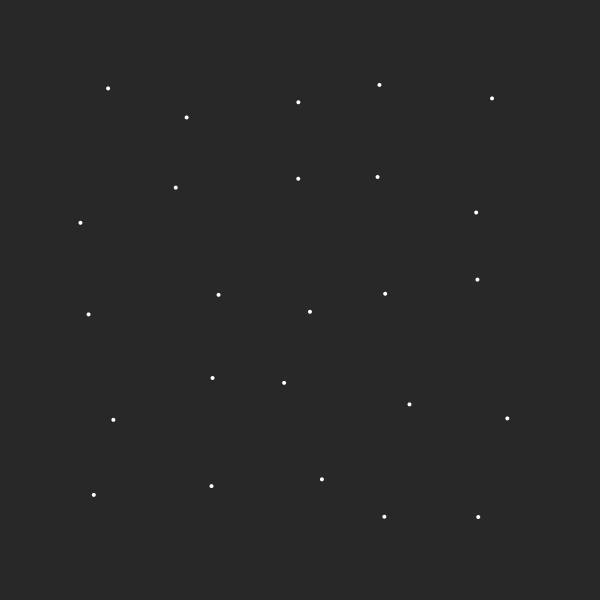
Frame 1 (no input)
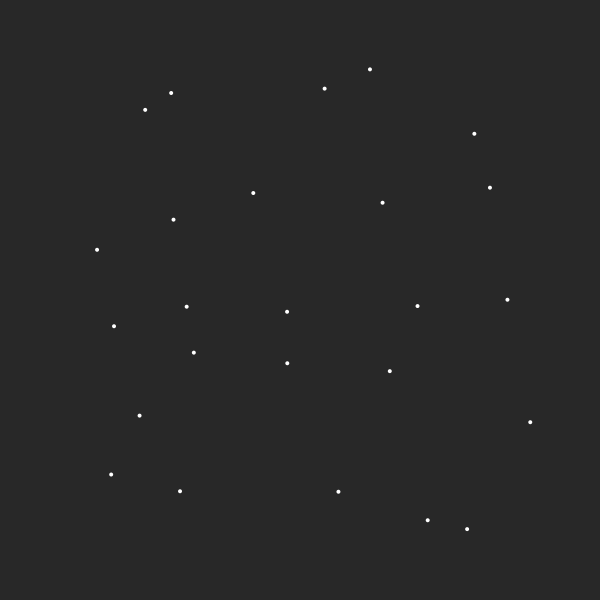
Frame 60 (the mouse pressed at the canvas centre just before this capture)
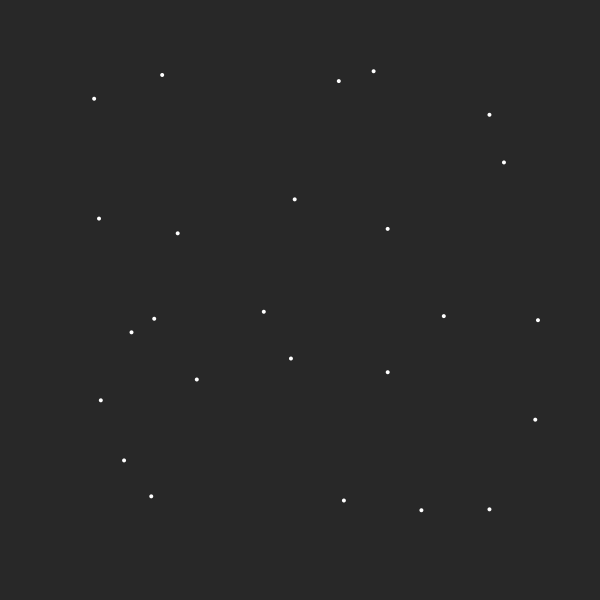
Frame 120 (the mouse held since frame 60 and released just before this capture)

The Processing sketch that drew these frames (run headless with seeded random() and noise(); from frame 60 on, the mouse is pressed at the canvas centre):

// Processing sketch: living_graph
// ── living_graph.pde
int vertexSize = 4;
int driftRadius = 50;
float randomFluxAmount = 0;

class Vertex {
  PVector centerLocation;
  PVector location;
  PVector velocity;
  float driftSpeed;
  Vertex(int centerX, int centerY){
    centerLocation = new PVector(centerX, centerY);
    location = new PVector(centerLocation.x + random(-driftRadius, driftRadius)/2.0, centerLocation.y + random(-driftRadius, driftRadius)/2.0);
    velocity = PVector.random2D();
    driftSpeed = random(0.3,0.9);
  }
  
  void display(){
    //stroke(255); fill(0,0,0,0); ellipse(centerLocation.x, centerLocation.y, driftRadius*2, driftRadius*2);
    noStroke(); fill(255.0);
    ellipse(location.x, location.y, vertexSize, vertexSize);
    
  }
  
  void update(){
    PVector centerVector = location.copy().sub(centerLocation);
    float distanceFromCenter = centerVector.mag();
    if(distanceFromCenter >= driftRadius){
      velocity = centerVector.div(-distanceFromCenter);
    }
    location.add(velocity.copy().mult(driftSpeed));
  }
  
}

class Edge {
  Vertex v1;
  Vertex v2;
  Edge(Vertex tempV1, Vertex tempV2){
    v1 = tempV1;
    v2 = tempV2;
  }
  
  void display(){
    stroke(255.0);
    line(v1.location.x, v1.location.y, v2.location.x, v2.location.y);
  }
}

Vertex[] vertices;
Edge[] edges;

void setup(){
  size(600, 600);
  vertices = new Vertex[25];
  edges = new Edge[vertices.length - 1];
  int vIndex = 0;
  for(int y = 0; y < height; y++){
    for(int x = 0; x < width; x++){
      if(x != 0 && y != 0 && x != width-1 && y != height-1){
        if(x%100==0 & y%100==0){
          vertices[vIndex] = new Vertex(x, y);
          vIndex++;
        }
      }
    }
  }
  //vertices[0] = new Vertex(width/2, height/2);
  //vertices[1] = new Vertex((width/2)+50, (height/2)+50);
  //edges[0] = new Edge(vertices[0], vertices[1]);
  frameRate(10);
  smooth();
}

void draw(){
  background(40);
  for(Vertex vertex: vertices){
    vertex.update();
    vertex.display();
  }
  //for(Edge edge: edges){
  //  edge.display();
  //}
}
